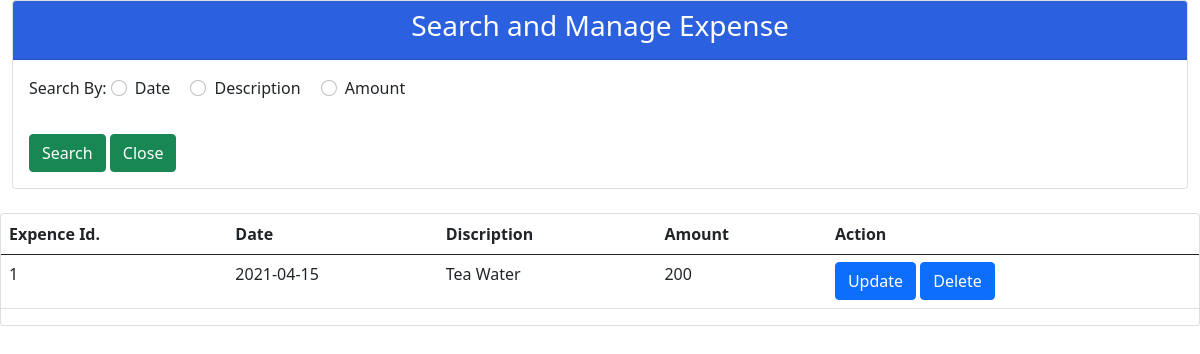
Screenshot of /Balaji/Expense/ManageExpense.php with the database file from the repository.
### tables this page shows
CREATE TABLE `btblexpencemst` (
  `ExpanceId` int(10) NOT NULL,
  `Discription` text NOT NULL,
  `ExpanceDate` date NOT NULL,
  `Amount` float NOT NULL,
  `CreatedDate` date NOT NULL,
  `ModifiedDate` date NOT NULL,
  `RecStatus` tinyint(1) NOT NULL
);

### Balaji/Expense/ManageExpense.php (the view, shortened to what this page needs)
<!DOCTYPE html>
<html>
   <head>
      <link href="https://cdn.jsdelivr.net/npm/bootstrap@5.0.0-beta1/dist/css/bootstrap.min.css" rel="stylesheet">
      <link rel="stylesheet" href="chosen/chosen.css">
      <link rel='stylesheet' href='https://cdn.jsdelivr.net/npm/sweetalert2@10.10.1/dist/sweetalert2.min.css'>
      <link rel="stylesheet" href="https://cdnjs.cloudflare.com/ajax/libs/sweetalert/1.1.3/sweetalert.css">
   </head>
   <body>
      <div class="container-fluid col-lg-12">
       <div class="row">
         <div class="col-md-12">
            <div class="card card-primary">
               <div class="card-header" style="background-color: #2B60DE">
                  <h3 class="card-title" style="color: white" align="center">Search and Manage Expense</h3>
               </div>
               <div class="card-body">
                  <form class="row g-3" id="radio-buttons" action="ManageExpense.php" method="post">
                     <div class="form-group col-md-12">
                        <label class="form-label">Search By: </label>
                        <div class="form-check form-check-inline">
                           <input class="form-check-input" type="radio" name="date" id="expendate" value="edate" onchange="checkRadio(this)">
                           <label class="form-check-label" for="inlineRadio1">Date</label>
                        </div>
                        <div class="form-check form-check-inline">
                           <input class="form-check-input" type="radio" name="date" id="expendis" value="edis" onchange="checkRadio(this)">
                           <label class="form-check-label" for="inlineRadio2">Description</label>
                        </div>
                        <div class="form-check form-check-inline">
                           <input class="form-check-input" type="radio" name="date" id="expenamount" value="eamount" onchange="checkRadio(this)">
                           <label class="form-check-label" for="inlineRadio2">Amount</label>
                        </div>
                        </div>
                        <div>
                          <input type="submit" value="Search" name="submit" id="search" class="btn btn-success" style="margin-top: 10px;">
                          <input type="button" value="Close"  name="close" id="close" class="btn btn-success" onclick="location.href = '../admin.php';" style="margin-top: 10px;">
                        </div>
                     </div>
               </div>
            </div>
         </div>
      </div>
         <br>
         <div class="row">
            <div class="col-md-12">
               <div class="card card-primary">
                  <table class="table" id="data_table">
                     <thead>
                        <tr>
                           <th>Expence Id.</th>
                           <th>Date</th>
                           <th>Discription</th>
                           <th>Amount</th>
                           <th>Action</th>
                        </tr>
                     </thead>
                     <tbody>
                           <?php
                                $con=mysqli_connect('localhost','root','','imsdatabase');
                                $edis=$_POST['edis'];
                                 $eamt=$_POST['eamt'];
                                 $edate1=$_POST['edate1'];
                                 $edate2=$_POST['edate2'];
                                if ($_POST['edis']=='' and $_POST['eamt']=='' and $_POST['edate1']=='' and $_POST['']=='') {
                                 $query= "SELECT * FROM btblexpencemst WHERE RecStatus=1";
                                 $run = mysqli_query($con,$query);
                                }
                                elseif($_POST['edis'] and $_POST['eamt']=='' and $_POST['edate1']=='' and $_POST['edate2']=='')
                                    {
                                        $query="SELECT * FROM btblexpencemst WHERE Discription LIKE '%$edis%' AND RecStatus=1";
                                        $run=mysqli_query($con,$query);
                                    }
                                elseif ($_POST['edis']=='' and $_POST['eamt'] and $_POST['edate1']=='' and $_POST['edate2']=='') {
                                        $query="SELECT * FROM btblexpencemst WHERE Amount LIKE $eamt AND RecStatus=1";
                                        $run=mysqli_query($con,$query);
                                    }
                                elseif ($_POST['edis']=='' and $_POST['eamt']=='' and $_POST['edate1'] and $_POST['edate2']=='') {
                                        $query="SELECT * FROM btblexpencemst WHERE ExpanceDate LIKE '$edate1' AND RecStatus=1";
                                        $run=mysqli_query($con,$query);
                                    }
                                elseif ($_POST['edis']=='' and $_POST['eamt']=='' and $_POST['edate1'] and $_POST['edate2']) {
                                        $query="SELECT * FROM btblexpencemst WHERE ExpanceDate BETWEEN '$edate1' AND '$edate2' AND RecStatus=1";
                                        $run=mysqli_query($con,$query);
                                    }
                                if($run->num_rows==0){
                                      echo "<script>Swal.fire({icon: 'error', title: 'Oops...',text: 'No Data Found For This Value !!!'});</script>";
                                  }
                                  else{
                                while ($row=mysqli_fetch_array($run))
                                {
                                    $eid=$row[0];
                                    $edis=$row[2];
                                    $edate=$row[1];
                                    $eamt=$row[3];
                                  ?>
                               <td><?php echo $eid; ?></td>
                            <td><?php echo $edis; ?></td>
                            <td><?php echo $edate; ?></td>
                            <td><?php echo $eamt; ?></td>
                            <td><a href="UpdateExpense.php?id=<?php echo $eid; ?>"><input type="Button" value="Update" name="" class="btn btn-primary" id="btn"></a> <a href="DeleteExpense.php?id=<?php echo $eid; ?>"><input type="Button" value="Delete" name="" class="btn btn-primary" id="btn"></a></td>
                                              <?php } }?>
                     </tbody>
                  </table>
               </div>
            </div>
         </div>
   </body>
   </html>

### rows the page displays
btblexpencemst: ExpanceId "1", ExpanceDate "2021-04-15", Discription "Tea Water", Amount "200"
